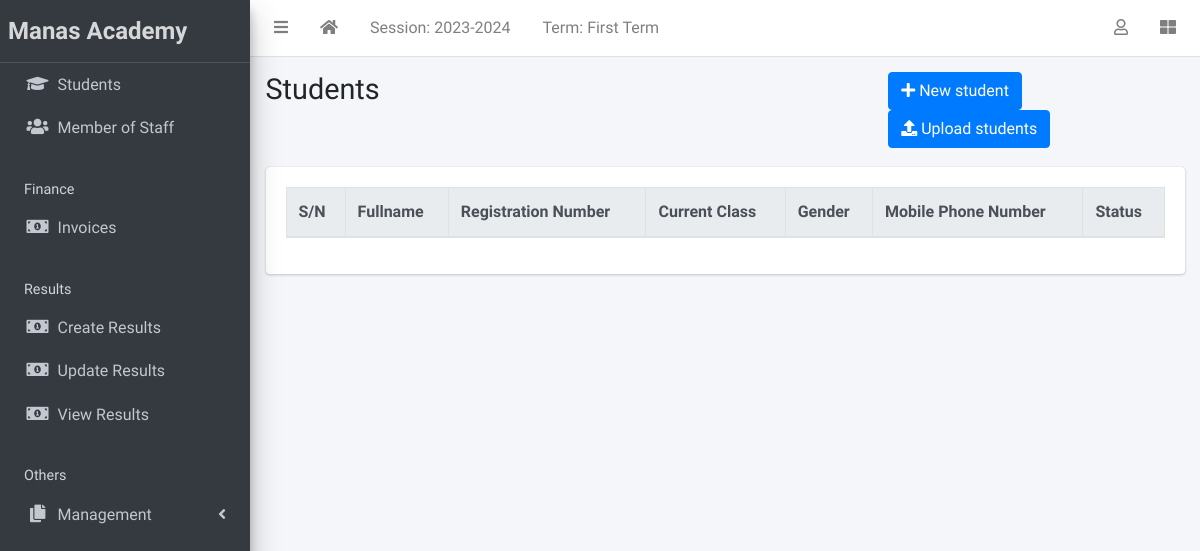
The app's page /student/list (signed in), older data.
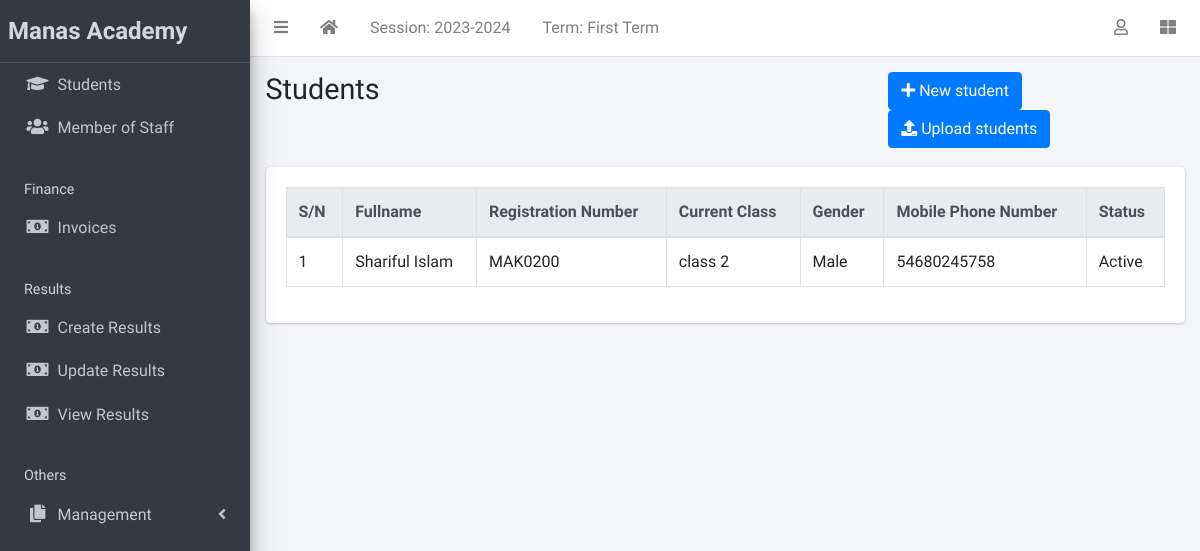
The same page, newer data.
### apps/students/models.py (models this page shows, shortened)
class Student(models.Model):
    STATUS_CHOICES = [("active", "Active"), ("inactive", "Inactive")]
    GENDER_CHOICES = [("male", "Male"), ("female", "Female")]
    CATEGORY_CHOICE = [("General", "General"),
                       ("SC", "SC"),
                       ("ST", "ST"),
                       ("OBC", "OBC"),
                       ("MOBC", "MOBC"),
                       ("Others", "Others"),
                       ]
    current_status = models.CharField(
        max_length=10, choices=STATUS_CHOICES, default="active"
    )
    registration_number = models.CharField(max_length = 500, default = increment_reg_number, null = True, blank = True)
    firstname = models.CharField(max_length=200)
    surname = models.CharField(max_length=200)
    fathers_name = models.CharField(max_length=200, blank=True)
    mothers_name= models.CharField(max_length=200, blank=True)
    gender = models.CharField(max_length=10, choices=GENDER_CHOICES, default="male")
    date_of_birth = models.DateField(default=timezone.now)
    current_class = models.ForeignKey(
        StudentClass, on_delete=models.SET_NULL, blank=True, null=True
    )
    date_of_admission = models.DateField(default=timezone.now)
    mobile_num_regex = RegexValidator(
        regex="^[0-9]{10,15}$", message="Entered mobile number isn't in a right format!"
    )
    parent_mobile_number = models.CharField(
        validators=[mobile_num_regex], max_length=13, blank=True
    )
    Students_Category = models.CharField(max_length=15, choices=CATEGORY_CHOICE, default="General")
    educational_block = models.CharField(max_length=200, default="Bhabanipur Block")
    cluster_name = models.CharField(max_length=200, blank=True)
    address = models.TextField(blank=True)
    district = models.CharField(max_length=200, default="Barpeta")
    state = models.CharField(max_length=200, default= "Assam")
    country = models.CharField(max_length=200, default= "India")
    pin_regex = RegexValidator(
        regex="^[0-9]{5,7}$", message="Entered Pin number isn't in a right format!"
    )
    pin=models.CharField(validators=[pin_regex], max_length=6, default=None)
    aadhar_no_regex = RegexValidator(
        regex="^[0-9]{11,13}$", message='please entere a correct Aadhar number !'
    )
    aadhaar_number = models.CharField(validators=[aadhar_no_regex], max_length= 15, blank=True)
    name_of_the_bank = models.CharField(max_length=200, blank=True)
    account_no_regex = RegexValidator(
        regex="^[0-9]{10,20}$", message="Entered bank account number isn't in a right format!"
    )
    account_no = models.CharField(validators=[account_no_regex], max_length= 15, blank=True)
    branch_name = models.CharField(max_length=200, blank=True)
    ifsc_code = models.CharField(max_length=10, blank=True)
    others = models.TextField(blank=True)
    student_photo = models.ImageField(blank=True, upload_to="students/student_photos/")
    birth_certificate =models.FileField(blank=True, null=True, upload_to="students/birth_certificate/")
    class Meta:
        ordering = ["firstname", "surname"]

### apps/corecode/models.py (models this page shows)
class StudentClass(models.Model):
    name = models.CharField(max_length=200, unique=True)
    class Meta:
        verbose_name = "Class"
        verbose_name_plural = "Classes"
        ordering = ["name"]
    def __str__(self):
        return self.name

### apps/students/views.py (the view)
# urls.py: path("list", StudentListView.as_view(), name="student-list"),
class StudentListView(LoginRequiredMixin, ListView):
    model = Student
    template_name = "students/student_list.html"

### apps/corecode/context_processors.py (called while the page is built)
def site_defaults(request):
    current_session = AcademicSession.objects.get(current=True)
    current_term = AcademicTerm.objects.get(current=True)
    vals = SiteConfig.objects.all()
    contexts = {
        "current_session": current_session.name,
        "current_term": current_term.name,
    }
    for val in vals:
        contexts[val.key] = val.value
    return contexts

### apps/students/templates/students/student_list.html (shortened to what this page needs)
{% extends 'base.html' %}
{% block title %}Students{% endblock title %}
{% block breadcrumb %}
<a class="btn btn-primary" href="{% url 'student-create' %}"><i
    class="fas fa-plus"></i> New student</a>
<a class="btn btn-primary" href="{% url 'student-upload' %}"><i
    class="fas fa-upload"></i> Upload students</a>
{% endblock breadcrumb %}
{% block content %}
  <div class="table-responsive">
    <table id="studenttable" class="table table-bordered table-hover" data-page-length='100'>
      <thead class="thead-light">
        <tr>
          <th>S/N</th>
          <th>Fullname</th>
          <th>Registration Number</th>
          <th>Current Class</th>
          <th>Gender</th>
          <th>Mobile Phone Number</th>
          <th>Status</th>
        </tr>
      </thead>
      <tbody>
        {% for student in object_list %}
          <tr class='clickable-row' data-href="{% url 'student-detail' student.id %}">
            <td>{{ forloop.counter}}</td>
            <td>{{student.firstname }} {{ student.surname}}</td>
            <td>{{ student.registration_number}}</td>
            <td>{{ student.current_class}}</td>
            <td>{{ student.get_gender_display}}</td>
            <td>{{ student.parent_mobile_number}}</td>
            <td>{{ student.get_current_status_display}}</td>
          </tr>
        {% endfor %}
      </tbody>
    </table>
  </div>
{% endblock content %}

Row changes from the older to the newer data that the page shows:
added Student: firstname "Shariful", surname "Islam", registration_number "MAK0200", current_class "class 2", gender "Male", parent_mobile_number "54680245758", current_status "Active"
